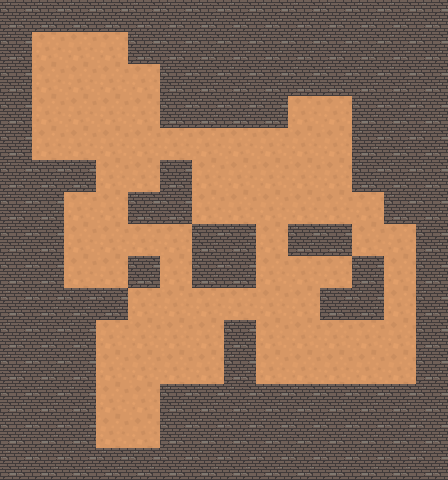

A 2D game scene composited from a Tiled map and its tileset images. What follows is a short description and the map's XML, with every tile layer's data as written:
An orthogonal 14x15 tile map with 32x32 px tiles, 1 tile layer (Прошарок плиток 1).

<map version="1.10" tiledversion="1.10.2" orientation="orthogonal" renderorder="left-up" width="14" height="15" tilewidth="32" tileheight="32" infinite="0" nextlayerid="2" nextobjectid="1">
 <tileset firstgid="1" source="Підлога.tsx" />
 <layer id="1" name="Прошарок плиток 1" width="14" height="15">
  <data encoding="csv">
2,2,2,2,2,2,2,2,2,2,2,2,2,2,
2,1,1,1,2,2,2,2,2,2,2,2,2,2,
2,1,1,1,1,2,2,2,2,2,2,2,2,2,
2,1,1,1,1,2,2,2,2,1,1,2,2,2,
2,1,1,1,1,1,1,1,1,1,1,2,2,2,
2,2,2,1,1,2,1,1,1,1,1,2,2,2,
2,2,1,1,2,2,1,1,1,1,1,1,2,2,
2,2,1,1,1,1,2,2,1,2,2,1,1,2,
2,2,1,1,2,1,2,2,1,1,1,2,1,2,
2,2,2,2,1,1,1,1,1,1,2,2,1,2,
2,2,2,1,1,1,1,2,1,1,1,1,1,2,
2,2,2,1,1,1,1,2,1,1,1,1,1,2,
2,2,2,1,1,2,2,2,2,2,2,2,2,2,
2,2,2,1,1,2,2,2,2,2,2,2,2,2,
2,2,2,2,2,2,2,2,2,2,2,2,2,2
</data>
 </layer>
</map>
